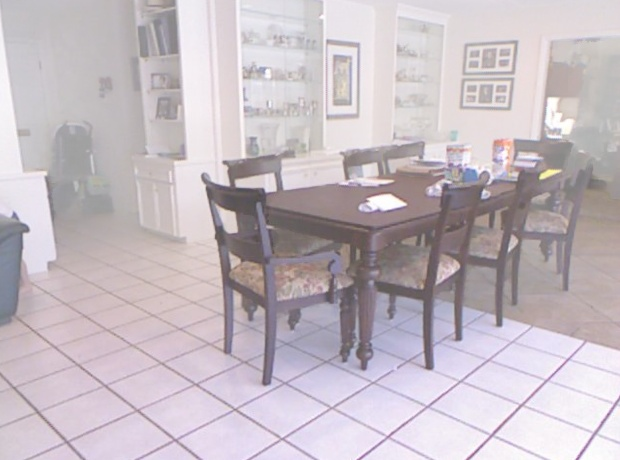
#> input picture datasets/datasets_quarter_size/RESIDE/hazy/indoor/008_hazy_indoor_reside.jpg, 620 x 460 px; its folder holds only this picture in this run
$ python evaluate_heldout.py
#> lines starting #> are read from the running program, lines starting #| are printed output that depends on the picture
"""Held-out check on RESIDE: no parameter in this script was tuned on RESIDE.

Runs the same methods and metrics as evaluate_dehazing.py, with the settings
chosen on NH-HAZE and O-HAZE, and writes tables only (no images).

    python evaluate_heldout.py
"""
from pathlib import Path
import json

import cv2
import numpy as np
import pandas as pd
from skimage.metrics import peak_signal_noise_ratio, structural_similarity

from dehaze import process

DATASET = Path("datasets/datasets_quarter_size/RESIDE")
RESULTS_ROOT = Path("evaluation_results/reside_heldout")
CATEGORIES = ["indoor", "outdoor"]
METHODS = ["original", "dcp", "fixed", "matched_fixed", "adaptive"]

# Same DCP settings as the NH-HAZE / O-HAZE experiments.
COMMON = dict(patch=15, omega=0.90, t_min=0.1, radius=20, eps=1e-3, alpha=0.5,
              saturation_coef=-1.0, contrast_coef=-1.0, gradient_coef=-0.5,
              bias=-0.5, k=1.0)
# b1_5 = initial heuristic; b3 = best brightness coefficient on NH-HAZE / O-HAZE.
CONFIGS = {"b1_5": 1.5, "b3": 3.0}


def load_rgb(path):
    image = cv2.imread(str(path), cv2.IMREAD_COLOR)
#> image is the input picture: shape (460, 620, 3); mean B, G, R 193.6, 187.2, 196.7
    if image is None:
        raise FileNotFoundError(f"Could not load: {path}")
    return cv2.cvtColor(image, cv2.COLOR_BGR2RGB).astype(np.float32) / 255.0
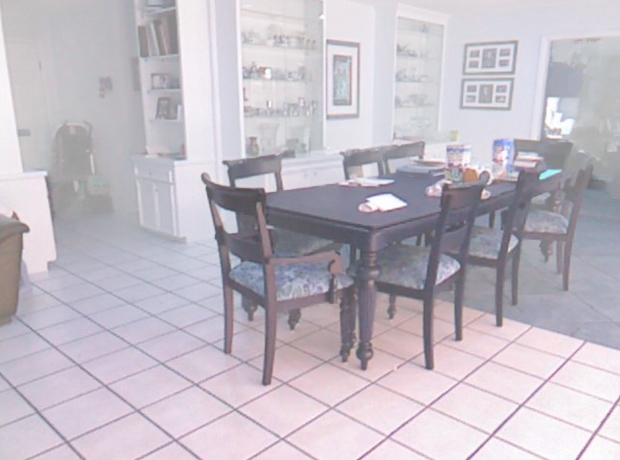
#> returned value: shape (460, 620, 3) float32; mean of channels 0, 1, 2 0.771, 0.734, 0.759; drawn as B, G, R


def evaluate(name, brightness_coef):
    out = RESULTS_ROOT / name
    out.mkdir(parents=True, exist_ok=True)
    config = dict(COMMON, brightness_coef=brightness_coef, dataset="RESIDE",
                  resolution="quarter")
    (out / "config.json").write_text(json.dumps(config, indent=4) + "\n")
    rows = []
    for category in CATEGORIES:
        for hazy_path in sorted((DATASET / "hazy" / category).glob("*.jpg")):
            gt_path = (DATASET / "GT" / category
                       / hazy_path.name.replace("_hazy_", "_GT_", 1))
            hazy, gt = load_rgb(hazy_path), load_rgb(gt_path)
            results = process(hazy, brightness_coef=brightness_coef, **COMMON)
            row = dict(category=category, image=hazy_path.name,
                       weight_mean=float(results["weights"].mean()),
                       weight_std=float(results["weights"].std()))
            for method in METHODS:
                row[f"{method}_psnr"] = float(peak_signal_noise_ratio(
                    gt, results[method], data_range=1.0))
                row[f"{method}_ssim"] = float(structural_similarity(
                    gt, results[method], data_range=1.0, channel_axis=2))
            rows.append(row)
    frame = pd.DataFrame(rows)
    frame.to_csv(out / "all_image_metrics.csv", index=False)
    summary = []
    for category, group in frame.groupby("category"):
        for method in METHODS:
            summary.append(dict(
                category=category, method=method,
                mean_psnr=group[f"{method}_psnr"].mean(),
                mean_ssim=group[f"{method}_ssim"].mean(),
                image_count=len(group)))
        summary.append(dict(
            category=category, method="adaptive_minus_matched_fixed",
            mean_psnr=(group.adaptive_psnr - group.matched_fixed_psnr).mean(),
            mean_ssim=(group.adaptive_ssim - group.matched_fixed_ssim).mean(),
            image_count=len(group)))
    summary = pd.DataFrame(summary)
    summary.to_csv(out / "method_comparison.csv", index=False)
    print(name)
    print(summary.round(3).to_string(index=False))


if __name__ == "__main__":
    for config_name, coef in CONFIGS.items():
#> (the run stopped early here; a loop or call above may not have finished)

$ run again, on datasets/datasets_quarter_size/RESIDE/hazy/indoor/011_hazy_indoor_reside.jpg
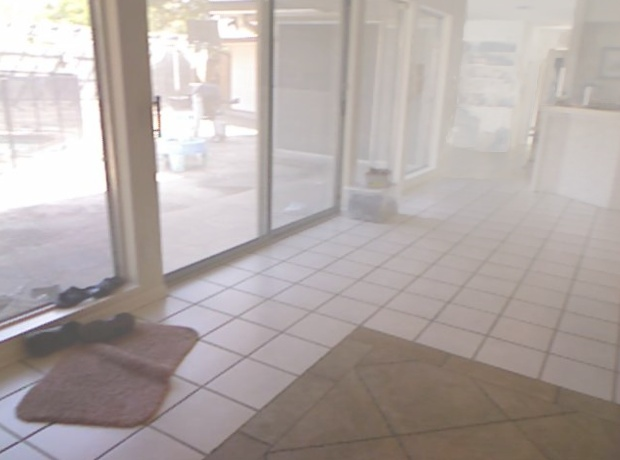
#> input picture datasets/datasets_quarter_size/RESIDE/hazy/indoor/011_hazy_indoor_reside.jpg, 620 x 460 px
#> in load_rgb, image is the input picture: shape (460, 620, 3); mean B, G, R 166, 168.7, 177.7
#> in load_rgb, `return cv2.cvtColor(image, cv2.COLOR_BGR2RGB).astype(np.float32) / 255.0`:
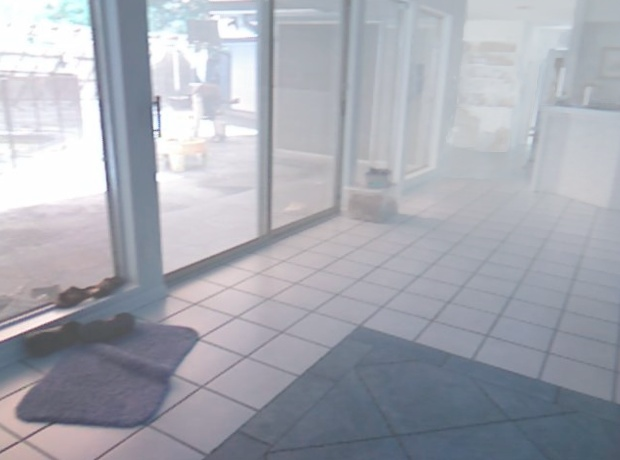
#> returned value: shape (460, 620, 3) float32; mean of channels 0, 1, 2 0.697, 0.661, 0.651; drawn as B, G, R

$ run again, on datasets/datasets_quarter_size/RESIDE/hazy/indoor/017_hazy_indoor_reside.jpg
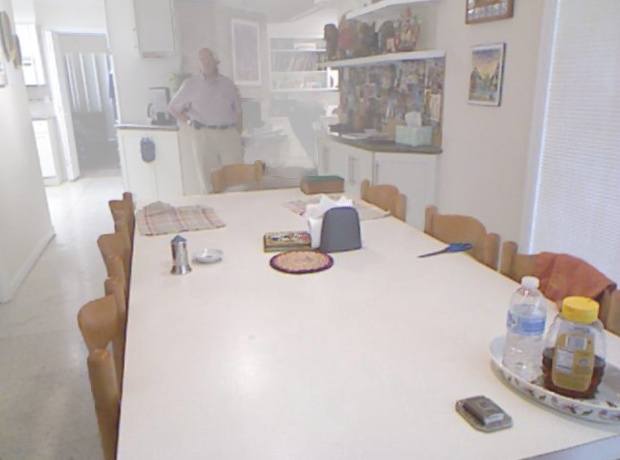
#> input picture datasets/datasets_quarter_size/RESIDE/hazy/indoor/017_hazy_indoor_reside.jpg, 620 x 460 px
#> in load_rgb, image is the input picture: shape (460, 620, 3); mean B, G, R 181.4, 183.2, 190.7
#> in load_rgb, `return cv2.cvtColor(image, cv2.COLOR_BGR2RGB).astype(np.float32) / 255.0`:
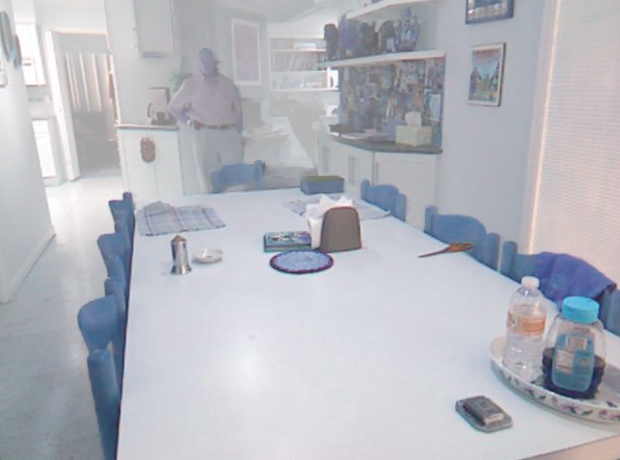
#> returned value: shape (460, 620, 3) float32; mean of channels 0, 1, 2 0.747, 0.718, 0.711; drawn as B, G, R
